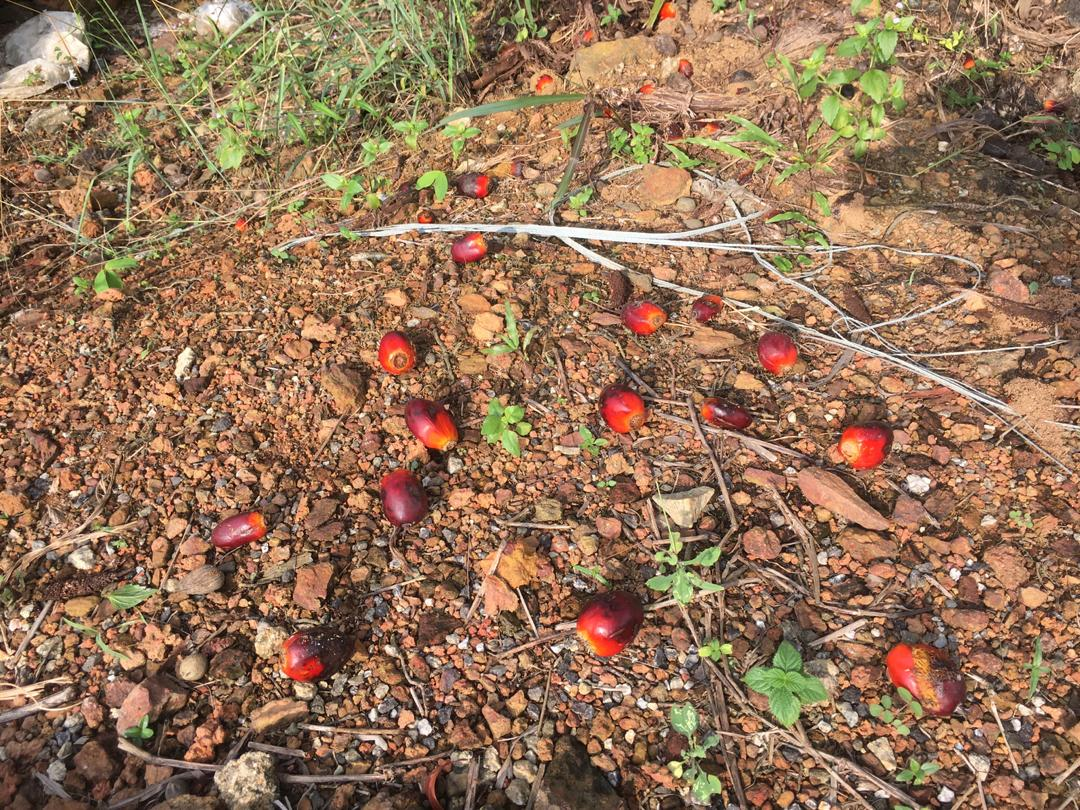
#> input picture PYTHON CODE/scripts/full_image/imej1.jpeg, 1080 x 810 px
$ python color_detection.py --image full_image/imej1.jpeg
#> lines starting #> are read from the running program, lines starting #| are printed output that depends on the picture; after the words box and inside, x2 and y2 are one past the last pixel; in counts of white or black regions, pixels touching at a corner belong together
#> further down, image is the input picture: shape (810, 1080, 3); mean B, G, R 88.1, 115.2, 148
### PYTHON CODE/scripts/imutils1.py
import numpy as np
import cv2
def resize(image, width = None, height = None, inter = cv2.
        INTER_AREA):
#> called with height = 400, inter = 3
    dim = None
    (h, w) = image.shape[:2]
#> h = 810; w = 1080

    if width is None and height is None:
        return image

    if width is None:
        r = height / float(h)
#> r = 0.494
        dim = (int(w * r), height)
#> dim = (533, 400)

    else:
        r = width / float(w)
        dim = (width, int(h * r))

    resized = cv2.resize(image, dim, interpolation = inter)
    return resized


### PYTHON CODE/scripts/color_detection.py
from imutils import contours
from skimage import measure
from collections import deque
import numpy as np
# import pandas as pd
import argparse
import imutils
import imutils1
import cv2


# construct the argument parse and parse the arguments
ap = argparse.ArgumentParser()
ap.add_argument("-i", "--image", required=True,
	help="path to the image file")
ap.add_argument("-b", "--buffer", type=int, default=32,
	help="max buffer size")
args = vars(ap.parse_args())

# load the image
image = cv2.imread(args["image"])

# resize the original image
resized = imutils1.resize(image, height = 400)
cv2.imshow("Resized", resized)
cv2.waitKey(0)

# converting from BGR to HSV color space
hsv = cv2.cvtColor(resized,cv2.COLOR_BGR2HSV)
#> hsv: shape (400, 533, 3); mean H, S, V 16.9, 106.7, 149.2

# Range for lower red
lower_red = np.array([0,120,70])
upper_red = np.array([10,255,255])
mask1 = cv2.inRange(hsv, lower_red, upper_red)
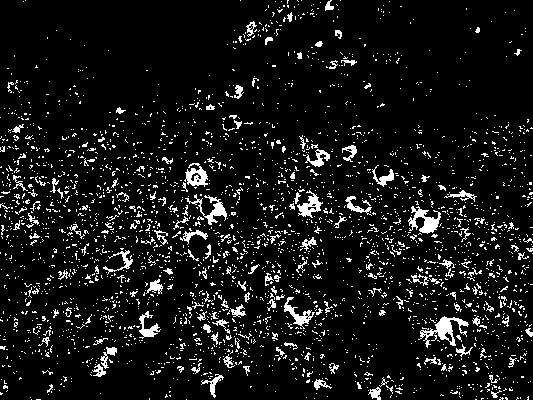
#> mask1: shape (400, 533); 8.4% white in thin lines or dots

# Range for upper range
lower_red = np.array([170,120,70])
upper_red = np.array([180,255,255])
mask2 = cv2.inRange(hsv,lower_red,upper_red)
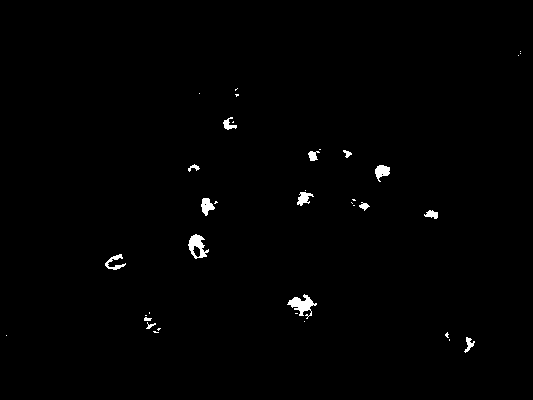
#> mask2: shape (400, 533); 0.81% white; 37 white regions (22 under 20 px), largest, box (x1, y1, x2, y2) and area: (287, 294, 317, 319) 309, (188, 234, 209, 259) 267, (375, 165, 390, 182) 156

# generate final mask
mask3= mask1+mask2
#> mask3: shape (400, 533); 9.2% white; 2852 white regions (2688 under 20 px), largest, box (x1, y1, x2, y2) and area: (418, 316, 476, 357) 701, (284, 293, 318, 329) 618, (185, 194, 227, 225) 514
cv2.imshow("final mask", mask3)
cv2.waitKey(0)

# perform erosions
mask3 = cv2.erode(mask3, None, iterations=2)
#> mask3: shape (400, 533); 0.67% white; 34 white regions (23 under 20 px), largest, box (x1, y1, x2, y2) and area: (287, 299, 311, 322) 224, (418, 212, 438, 231) 197, (297, 194, 316, 213) 154
mask3= cv2.dilate(mask3, None, iterations=4)
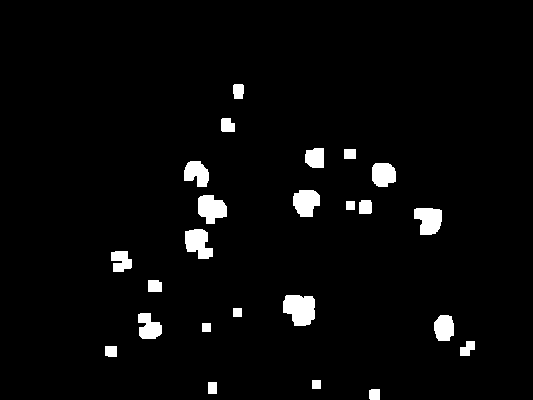
#> mask3: shape (400, 533); 3.4% white; 24 white regions, largest, box (x1, y1, x2, y2) and area: (283, 295, 315, 326) 803, (198, 195, 227, 224) 614, (414, 208, 442, 235) 595
cv2.imshow("after filtering", mask3)
cv2.waitKey(0)

# perform cropping
res = cv2.bitwise_and(resized,resized, mask= mask3)
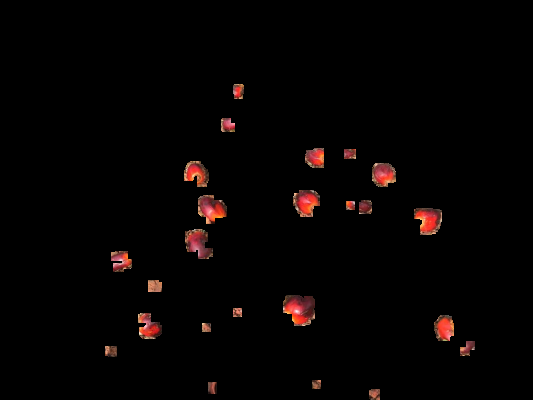
#> res: shape (400, 533, 3); mean B, G, R 2.2, 2.6, 5.6
cv2.imshow('frame',resized)
cv2.waitKey(0)

cv2.imshow('mask',mask3)
cv2.waitKey(0)

cv2.imshow('res',res)
cv2.waitKey(0)

pts = deque(maxlen=args["buffer"])
counter = 0
(dX, dY) = (0, 0)
direction = ""


# reference
# https://stackoverflow.com/questions/41919319/how-do-i-know-the-position-of-white-areas-detected-using-opencv-in-python
# https://stackoverflow.com/questions/50913339/how-to-crop-area-from-mask-in-cv2-python

# perform labelling
labels = measure.label(mask3, neighbors=8, background=0)
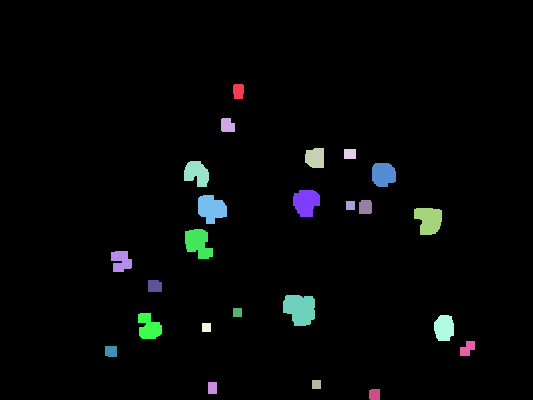
#> labels: shape (400, 533) int64; 25 distinct labels, from 0 to 24; one colour per label, 0 black
mask = np.zeros(mask3.shape, dtype="uint8")

for label in np.unique(labels):
	# if this is the background label, ignore it
	if label == 0:
		continue
	# otherwise, construct the label mask and count the
	# number of pixels
	labelMask = np.zeros(mask3.shape, dtype="uint8")
	labelMask[labels == label] = 255
	numPixels = cv2.countNonZero(labelMask)

	# if the number of pixels in the component is sufficiently
	# large, then add it to our mask of "large blobs"
	if numPixels > 185:
		mask = cv2.add(mask3, labelMask)
#> this loop made 25 passes
#> numPixels on passes 2 to 13: 153, 174, 338, 120, 474, 491, 571, 614, 175, 81, 595, 590
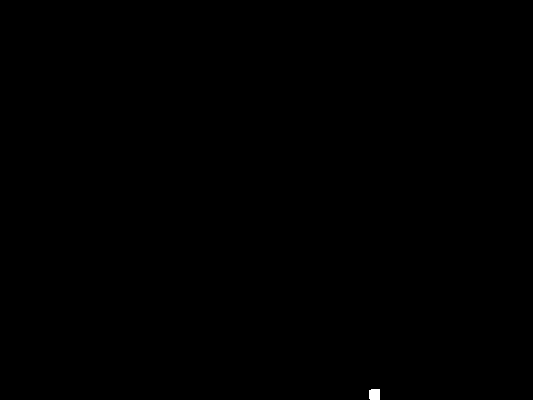
#> labelMask: shape (400, 533); 0.06% white; 1 white region

    # find the contours in the mask, then sort them from left to right
cnts = cv2.findContours(mask.copy(), cv2.RETR_EXTERNAL,
	cv2.CHAIN_APPROX_SIMPLE)
#> cnts = 24 contours; largest, box (x1, y1, x2, y2) and area: (283, 295, 315, 326) 748, (198, 195, 227, 224) 564, (414, 208, 442, 235) 546, (185, 229, 213, 259) 534, (293, 190, 320, 217) 525
cnts = imutils.grab_contours(cnts)
cnts = contours.sort_contours(cnts)[0]


# loop over the contours
for (i, c) in enumerate(cnts):
	# draw the bright spot on the image
	(x, y, w, h) = cv2.boundingRect(c)
	((cX, cY), radius) = cv2.minEnclosingCircle(c)
	center = (int(cX),int(cY))
	radius= int(radius)
	print('center of fruit:{},{},radius:{}'.format(x,y,radius))
	cv2.circle(resized, (int(cX), int(cY)), int(radius),
		(255, 255, 255), 2)
	cv2.putText(resized, "#{}".format(i + 1), (x, y - 15),
		cv2.FONT_HERSHEY_SIMPLEX, 0.45, (255, 255, 255), 2)
#> this loop made 24 passes
#> (x, y, w, h, cX, cY, radius, center) on passes 1, 2, 3, 4, 6, 7, 10, 13, 14, 15, 19, 20: (105, 346, 12, 11, 110.5, 351, 7, (110, 351)), (111, 251, 21, 21, 120.1, 260.6, 12, (120, 260)), (138, 313, 24, 26, 148.6, 324.6, 14, (148, 324)), (148, 280, 14, 12, 154.5, 285.5, 8, (154, 285)), (185, 229, 28, 30, 198.5, 243.5, 18, (198, 243)), (198, 195, 29, 29, 211.8, 207.4, 16, (211, 207)), (221, 118, 14, 14, 227.7, 124.7, 8, (227, 124)), (283, 295, 32, 31, 298.5, 308.7, 18, (298, 308)), (293, 190, 27, 27, 305.8, 202.3, 15, (305, 202)), (305, 148, 19, 20, 315.5, 157.5, 12, (315, 157)), (359, 200, 13, 14, 364.5, 206.5, 8, (364, 206)), (369, 389, 11, 11, 374.5, 394, 6, (374, 394))
#> (c, x, y, w, h, cX, cY, radius) on passes 8, 11, 16, 18: ([[202, 323], [202, 331], [210, 331], [210, 323]], 202, 323, 9, 9, 206, 327, 5), ([[233, 308], [233, 316], [241, 316], [241, 308]], 233, 308, 9, 9, 237, 312, 5), ([[312, 380], [312, 388], [320, 388], [320, 380]], 312, 380, 9, 9, 316, 384, 5), ([[346, 201], [346, 209], [354, 209], [354, 201]], 346, 201, 9, 9, 350, 205, 5)
#| center of fruit:105,346,radius:7
#| center of fruit:111,251,radius:12
#| center of fruit:138,313,radius:14
#| center of fruit:148,280,radius:8
#| center of fruit:184,161,radius:15
#| center of fruit:185,229,radius:18
#| center of fruit:198,195,radius:16
#| center of fruit:202,323,radius:5
#> (further printed lines are left out)
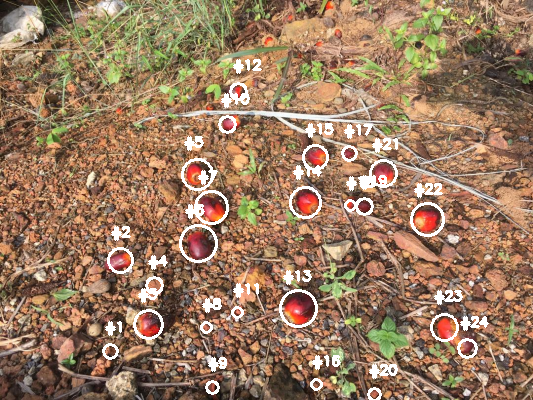
#> resized: shape (400, 533, 3); mean B, G, R 95.5, 121.6, 152.6

cv2.imshow("Image", resized)
cv2.waitKey(0)

# cv2.imwrite("hsv3.png", resized)

$ run again, on PYTHON CODE/scripts/full_image/imej3.jpeg
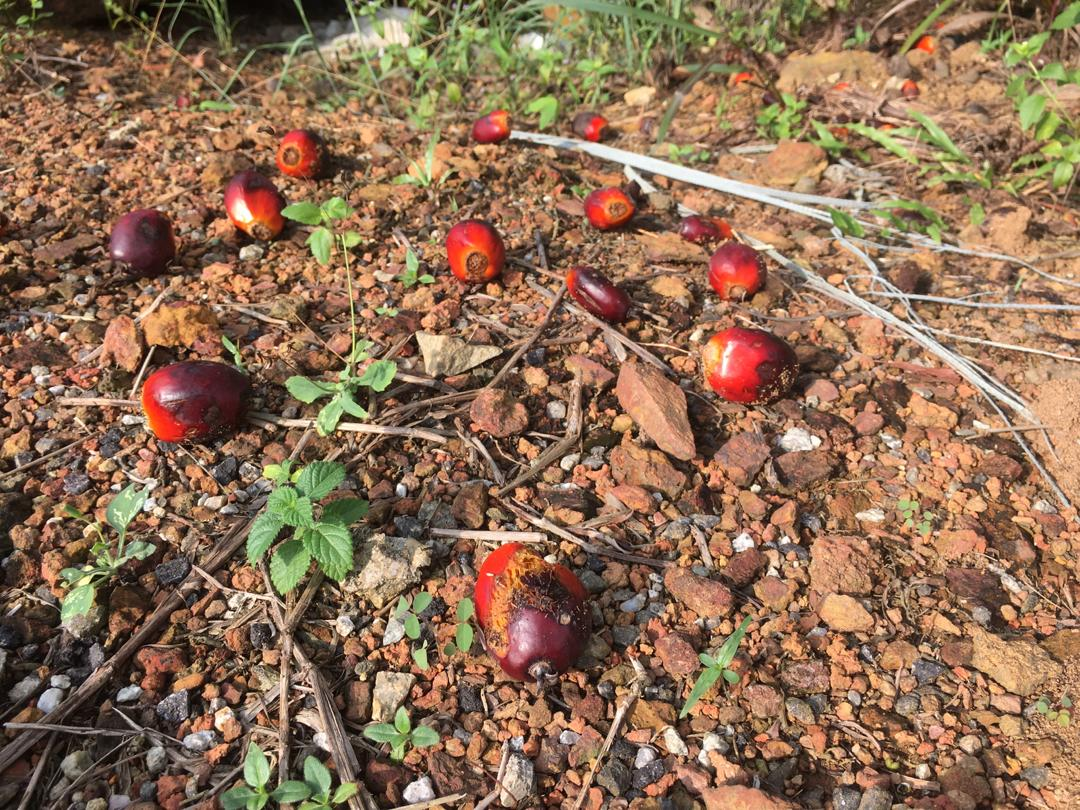
#> input picture PYTHON CODE/scripts/full_image/imej3.jpeg, 1080 x 810 px
#> image is the input picture: shape (810, 1080, 3); mean B, G, R 84.8, 110.8, 142.3
#> hsv: shape (400, 533, 3); mean H, S, V 19.5, 107.8, 143.9
#> mask1: shape (400, 533); 8.5% white; 2206 white regions (2052 under 20 px), largest, box (x1, y1, x2, y2) and area: (215, 110, 251, 149) 671, (216, 267, 259, 317) 608, (346, 172, 387, 200) 522
#> mask2: shape (400, 533); 1.1% white; 48 white regions (31 under 20 px), largest, box (x1, y1, x2, y2) and area: (75, 180, 113, 213) 500, (248, 300, 282, 333) 389, (360, 162, 386, 181) 275
#> `labels = measure.label(mask3, neighbors=8, background=0)`:
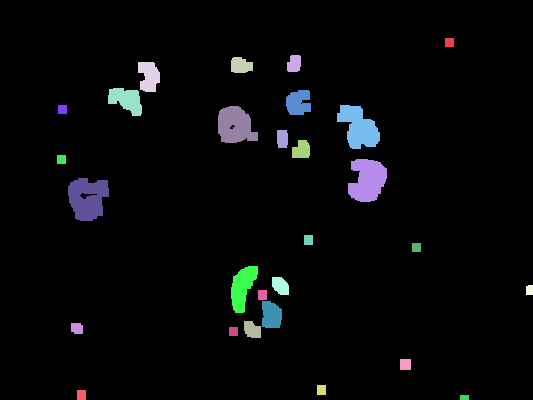
#> labels: shape (400, 533) int64; 29 distinct labels, from 0 to 28; one colour per label, 0 black
#> the loop `for label in np.unique(labels):` made 29 passes
#> numPixels on passes 2 to 9: 81, 207, 290, 507, 631, 508, 81, 1176
#> cnts = 28 contours; largest, box (x1, y1, x2, y2) and area: (68, 178, 109, 221) 1270, (348, 159, 387, 202) 1175, (337, 105, 380, 149) 1095, (218, 106, 258, 143) 1053, (231, 266, 258, 313) 719
#> the loop `for (i, c) in enumerate(cnts):` made 28 passes
#> (x, y, w, h, cX, cY, radius, center) on passes 3, 4, 6, 7, 8, 11, 14, 15: (68, 178, 41, 43, 89.4, 197.7, 24, (89, 197)), (71, 323, 12, 11, 76.5, 328, 7, (76, 328)), (108, 88, 34, 28, 124.5, 102, 20, (124, 102)), (138, 62, 22, 30, 146.5, 76.5, 16, (146, 76)), (218, 106, 40, 37, 238, 125.5, 23, (238, 125)), (231, 57, 22, 16, 241.2, 65.25, 11, (241, 65)), (262, 301, 20, 27, 270.5, 314, 15, (270, 314)), (272, 277, 17, 18, 280, 285.5, 11, (280, 285))
#> (printed output is left out)
#> after the loop `for (i, c) in enumerate(cnts):`:
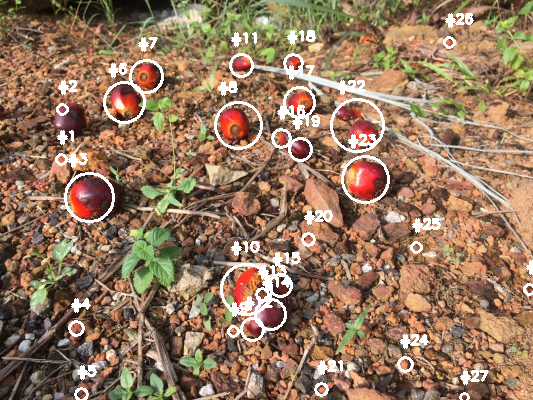
#> resized: shape (400, 533, 3); mean B, G, R 93.6, 118.4, 147.7

$ run again, on PYTHON CODE/scripts/full_image/imej4.jpeg
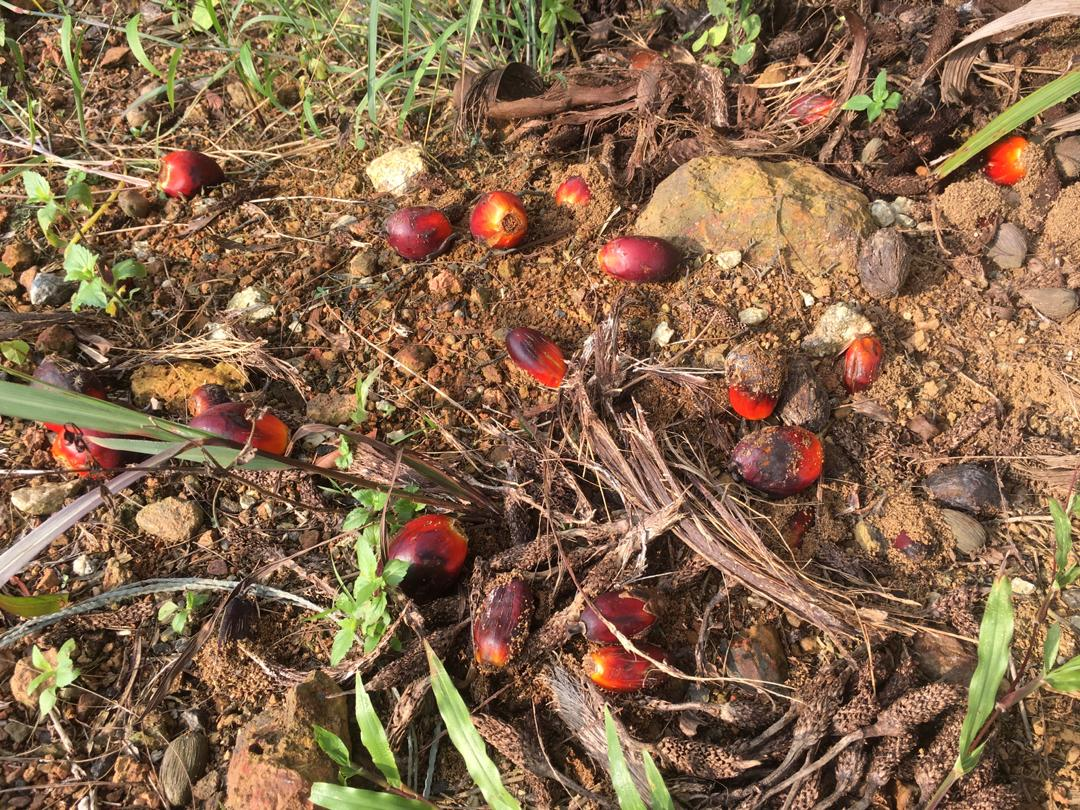
#> input picture PYTHON CODE/scripts/full_image/imej4.jpeg, 1080 x 810 px
#> image is the input picture: shape (810, 1080, 3); mean B, G, R 76.5, 104.2, 134.3
#> hsv: shape (400, 533, 3); mean H, S, V 17.2, 117, 135.6
#> mask1: shape (400, 533); 7.1% white; 2416 white regions (2333 under 20 px), largest, box (x1, y1, x2, y2) and area: (290, 307, 329, 349) 557, (13, 209, 58, 238) 543, (228, 93, 261, 124) 498
#> mask2: shape (400, 533); 0.84% white; 58 white regions (42 under 20 px), largest, box (x1, y1, x2, y2) and area: (304, 117, 331, 139) 331, (193, 104, 215, 128) 253, (192, 262, 222, 279) 243
#> `labels = measure.label(mask3, neighbors=8, background=0)`:
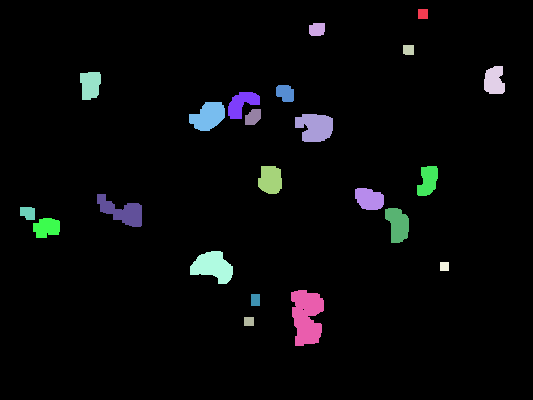
#> labels: shape (400, 533) int64; 23 distinct labels, from 0 to 22; one colour per label, 0 black
#> the loop `for label in np.unique(labels):` made 23 passes
#> numPixels on passes 2 to 9: 100, 190, 108, 480, 492, 256, 509, 730
#> cnts = 22 contours; largest, box (x1, y1, x2, y2) and area: (291, 290, 324, 346) 1293, (190, 251, 233, 284) 853, (295, 114, 333, 142) 775, (97, 194, 142, 227) 696, (189, 102, 225, 131) 678
#> the loop `for (i, c) in enumerate(cnts):` made 22 passes
#> (x, y, w, h, cX, cY, radius, center) on passes 2, 3, 4, 5, 7, 9, 11, 12: (33, 218, 27, 20, 46.42, 227.4, 14, (46, 227)), (80, 72, 21, 28, 90.17, 85.29, 15, (90, 85)), (97, 194, 45, 33, 119, 209.5, 26, (119, 209)), (189, 102, 36, 29, 206, 113.5, 19, (206, 113)), (228, 92, 32, 27, 244.1, 106.4, 18, (244, 106)), (245, 109, 16, 16, 252.5, 116.5, 10, (252, 116)), (258, 166, 24, 28, 269.5, 179, 15, (269, 179)), (276, 85, 18, 17, 284.5, 93.5, 10, (284, 93))
#> (printed output is left out)
#> after the loop `for (i, c) in enumerate(cnts):`:
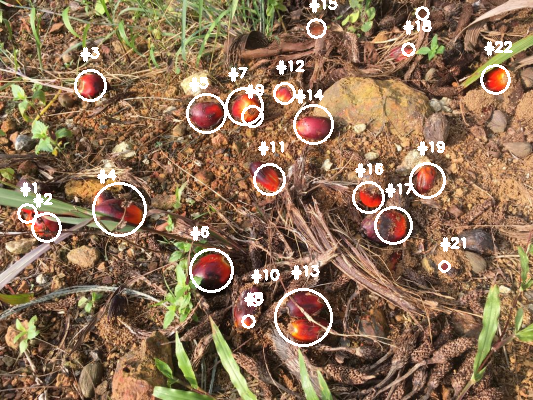
#> resized: shape (400, 533, 3); mean B, G, R 84.6, 111.1, 139.7

$ run again, on PYTHON CODE/scripts/full_image/imej5.jpeg
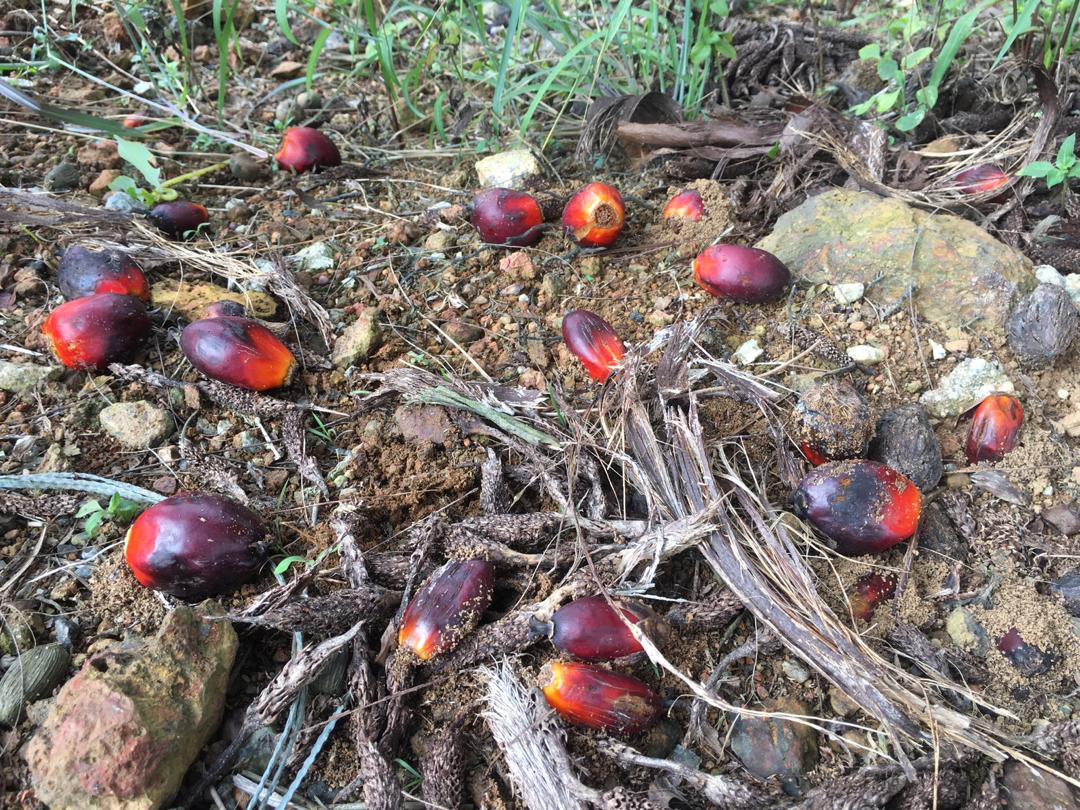
#> input picture PYTHON CODE/scripts/full_image/imej5.jpeg, 1080 x 810 px
#> image is the input picture: shape (810, 1080, 3); mean B, G, R 111, 117.5, 126
#> hsv: shape (400, 533, 3); mean H, S, V 59.5, 46.9, 130.7
#> mask1: shape (400, 533); 1.3% white; 83 white regions (63 under 20 px), largest, box (x1, y1, x2, y2) and area: (122, 162, 145, 193) 405, (438, 233, 455, 266) 286, (269, 326, 296, 360) 271
#> mask2: shape (400, 533); 1.5% white; 72 white regions (49 under 20 px), largest, box (x1, y1, x2, y2) and area: (279, 295, 321, 359) 919, (101, 167, 130, 193) 260, (66, 251, 77, 290) 216
#> labels: shape (400, 533) int64; 15 distinct labels, from 0 to 14
#> the loop `for label in np.unique(labels):` made 15 passes
#> numPixels on passes 2 to 9: 176, 546, 450, 310, 386, 734, 931, 357
#> cnts = 14 contours; largest, box (x1, y1, x2, y2) and area: (273, 313, 321, 361) 1400, (108, 159, 144, 195) 874, (19, 153, 54, 184) 676, (60, 250, 79, 292) 584, (435, 238, 456, 269) 495
#> the loop `for (i, c) in enumerate(cnts):` made 14 passes
#> (x, y, w, h, cX, cY, radius, center) on passes 2 to 9: (47, 131, 28, 17, 60.5, 141.4, 14, (60, 141)), (60, 250, 19, 42, 72, 270.5, 20, (72, 270)), (108, 159, 36, 36, 125.1, 178.3, 20, (125, 178)), (143, 63, 16, 12, 150.2, 68.5, 9, (150, 68)), (237, 95, 33, 26, 251.5, 108, 18, (251, 108)), (273, 313, 48, 48, 294.5, 334.5, 29, (294, 334)), (276, 96, 31, 27, 292.5, 107.5, 17, (292, 107)), (288, 164, 19, 26, 297, 176.5, 14, (297, 176))
#> (printed output is left out)
#> after the loop `for (i, c) in enumerate(cnts):`:
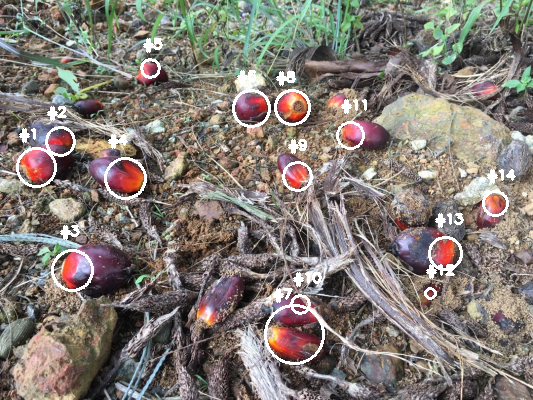
#> resized: shape (400, 533, 3); mean B, G, R 115.5, 122, 129.8
